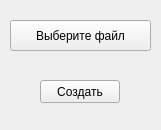
<?xml version="1.0" encoding="UTF-8"?>
<ui version="4.0">
 <class>MainWindow</class>
 <widget class="QMainWindow" name="MainWindow">
  <property name="geometry">
   <rect>
    <x>0</x>
    <y>0</y>
    <width>161</width>
    <height>130</height>
   </rect>
  </property>
  <property name="minimumSize">
   <size>
    <width>161</width>
    <height>130</height>
   </size>
  </property>
  <property name="maximumSize">
   <size>
    <width>161</width>
    <height>130</height>
   </size>
  </property>
  <property name="windowTitle">
   <string>FileCutter</string>
  </property>
  <widget class="QWidget" name="centralWidget">
   <widget class="QPushButton" name="SelectFileA">
    <property name="geometry">
     <rect>
      <x>10</x>
      <y>20</y>
      <width>141</width>
      <height>31</height>
     </rect>
    </property>
    <property name="text">
     <string>Выберите файл</string>
    </property>
   </widget>
   <widget class="QPushButton" name="CreationFileB">
    <property name="geometry">
     <rect>
      <x>40</x>
      <y>80</y>
      <width>80</width>
      <height>23</height>
     </rect>
    </property>
    <property name="text">
     <string>Создать</string>
    </property>
   </widget>
  </widget>
  <widget class="QMenuBar" name="menuBar">
   <property name="geometry">
    <rect>
     <x>0</x>
     <y>0</y>
     <width>161</width>
     <height>20</height>
    </rect>
   </property>
  </widget>
 </widget>
 <layoutdefault spacing="6" margin="11"/>
 <resources/>
 <connections/>
</ui>
